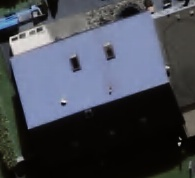
#> input picture data/train/000214.jpg, 195 x 178 px, given in place of 000007.jpg, which was not available
$ jupyter execute 'Canny Edge Detector.ipynb'   (older library calls are emulated)
#> lines starting #> are read from the running program, lines starting #| are printed output that depends on the picture; pictures that were not available may be replaced by others from this repository, and a replacement may not be noted
[cell 1]
#Implementation of Canny Edge Detector

#Import Libraries
import matplotlib.pyplot as plt
import numpy as np
import imageio
from scipy import ndimage

[cell 2]
#This cell contains all the used functions for Phase I

#Define RGB2gray function
def rgb2gray(img) :
    return np.dot(img[..., :3], [0.2989, 0.5870, 0.1140])


#Detemine gradient function for Fx and Fy using sobel filter(normlized)
def gradient_x(img) :
    grad_img = ndimage.convolve(img, np.array([[-1, 0, 1],[-2, 0, 2],[-1, 0, 1]]))
    return grad_img/np.max(grad_img)

def gradient_y(img) :
    grad_img = ndimage.convolve(img, np.array([[-1, -2, -1],[0, 0, 0],[1, 2, 1]]))
    return grad_img/np.max(grad_img)


#Define gradient magnitude function
def gradient_mag(fx, fy) :
    grad_mag = np.hypot(fx, fy)
    return grad_mag/np.max(grad_mag)

[cell 3]
#This cell contains all functions used in Phase 2

#2.a : Find closest direction D*
# [47 lines left out: functions closest_dir_function, non_maximal_suppressor, not called in this run]

[cell 4]
#This cell contains all the used functionsfor Phase III

#Function to include weak pixels that are connected to chain of strong pixels
# [49 lines left out: functions DFS, hysteresis_thresholding, not called in this run]

[cell 5]
#Canny Edge Detector Implementation and test
# roof_vectorzation/data/train_edge/000007.jpg
input_path = "../train/"
output_path = "../canny_output/"
img_name = ["000007.jpg", "002007.jpg"]

import cv2
for img in img_name:


    # Load the image
    image = cv2.imread(input_path + img)
#> image is the input picture: shape (178, 195, 3); mean B, G, R 83, 73, 68.8

import numpy as np
import cv2
import matplotlib.pyplot as plt

def non_max_suppression(img, D):
    M, N = img.shape
    Z = np.zeros((M,N), dtype=np.int32)
    angle = D * 180. / np.pi
    angle[angle < 0] += 180

    for i in range(1,M-1):
        for j in range(1,N-1):
            try:
                q = 255
                r = 255

                if (0 <= angle[i,j] < 22.5) or (157.5 <= angle[i,j] <= 180):
                    q = img[i, j+1]
                    r = img[i, j-1]
                elif 22.5 <= angle[i,j] < 67.5:
                    q = img[i+1, j-1]
                    r = img[i-1, j+1]
                elif 67.5 <= angle[i,j] < 112.5:
                    q = img[i+1, j]
                    r = img[i-1, j]
                elif 112.5 <= angle[i,j] < 157.5:
                    q = img[i-1, j-1]
                    r = img[i+1, j+1]

                if (img[i,j] >= q) and (img[i,j] >= r):
                    Z[i,j] = img[i,j]
                else:
                    Z[i,j] = 0

            except IndexError as e:
                pass

    return Z

# [17 lines left out: function threshold, not called in this run]

# Assuming you've loaded your image as 'image'
print(input_path + img)
image = cv2.imread(input_path + img, cv2.IMREAD_GRAYSCALE)
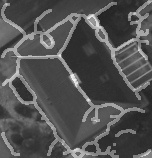
#> image: shape (158, 152); min 33, max 243, mean 82.5
if image is None:
    print("Error loading image")

# Compute the gradient direction. You can adapt this part based on how you've computed your gradient
D = cv2.Sobel(image, cv2.CV_64F, 1, 0, ksize=5)
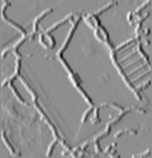
#> D: shape (158, 152) float64; min -7732, max 6095, mean -20; drawn with min black and max white

# Non-max suppression
nms = non_max_suppression(image, D)
#> after the loop in non_max_suppression, `for i in range(1,M-1):`:
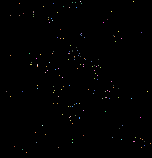
#> Z: shape (158, 152) int32; 48 distinct labels, from 0 to 169; one colour per label, 0 black

# Double thresholding
# thresholded, weak, strong = threshold(nms)

# Display the edges using matplotlib
plt.imshow(nms, cmap='gray', vmin=0, vmax=1)
plt.title('Edges')
plt.axis('off')
plt.show()
